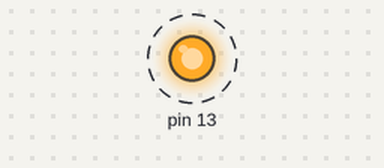
Bench run of a sketch on a simulated Arduino Uno, built with avr-gcc and run on an emulated ATmega328P. Parts: output pins drawn as LEDs (lit = HIGH). Dashed ring = blinking.

Above: at 0.5 s.
Timing chart, 0 to 4.6 s (numbered marks = the images above):
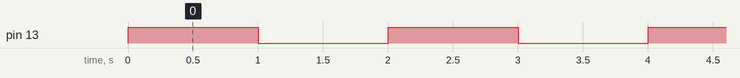

The sketch:

led_parpadeante.ino
```cpp
int T = 1000; //En dónde dice 1000 poner el tiempo entre parpadeos deseados

void setup() {

  pinMode(13, OUTPUT);
}


void loop() {
  digitalWrite(13, HIGH);
  delay(T);
  digitalWrite(13, LOW);
  delay(T);
}
```

Measured:
- by itself, pin 13: alternates HIGH for 1.0 s and LOW for 1.0 s
